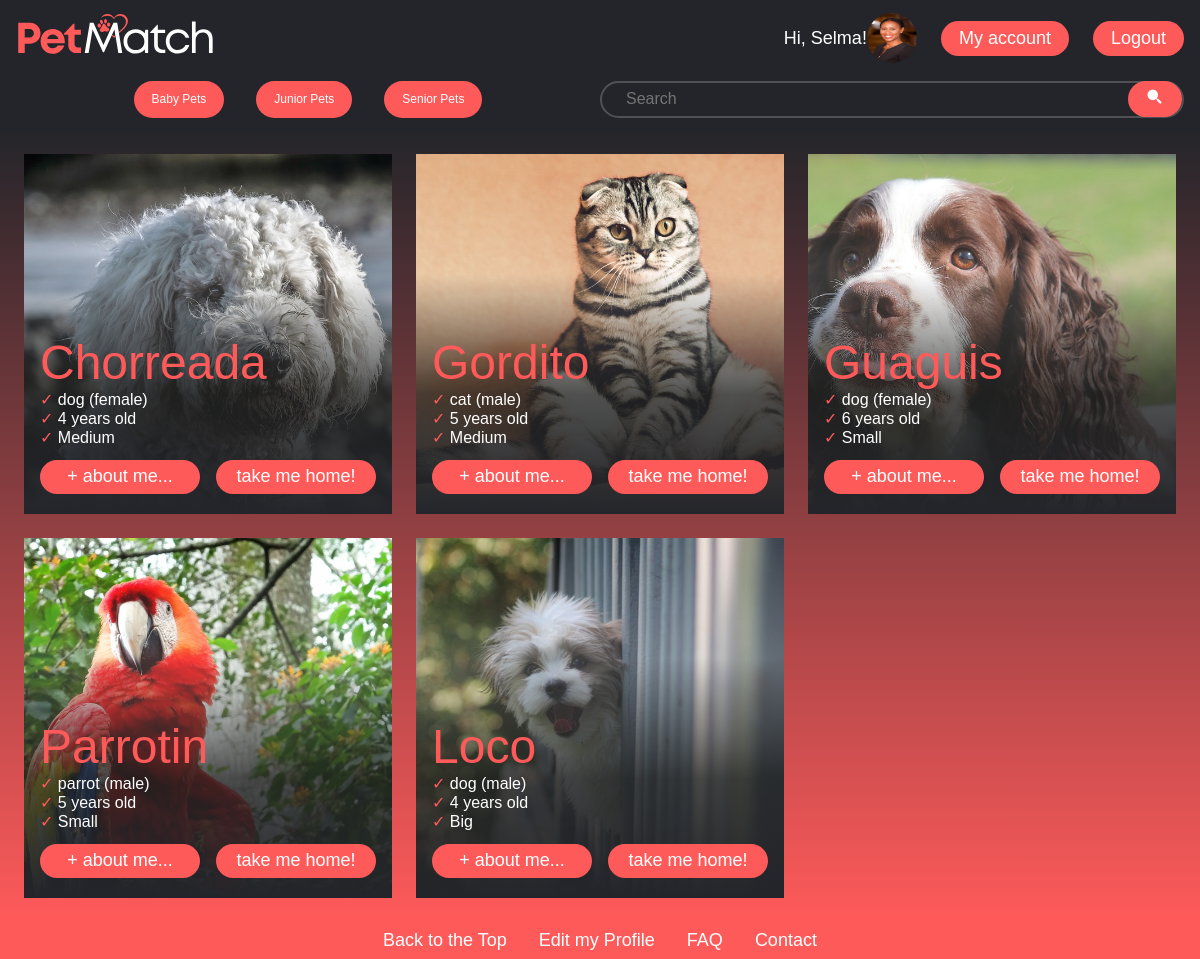
Screenshot of /home.php?age=junior (signed in) with the database file from the repository.
### tables this page shows
CREATE TABLE `users` (
  `id` int(11) NOT NULL,
  `first_name` varchar(255) NOT NULL,
  `last_name` varchar(255) NOT NULL,
  `email` varchar(255) NOT NULL,
  `password` varchar(256) NOT NULL,
  `date_of_birth` date NOT NULL,
  `address` varchar(255) NOT NULL,
  `phone_number` varchar(255) NOT NULL,
  `picture` varchar(255) DEFAULT NULL,
  `status` varchar(4) NOT NULL DEFAULT 'user'
);

CREATE TABLE `pets` (
  `id` int(11) NOT NULL,
  `pet_name` varchar(255) NOT NULL,
  `breed` varchar(100) NOT NULL,
  `pet_age` int(3) NOT NULL,
  `pet_size` varchar(255) NOT NULL,
  `pet_gender` varchar(10) NOT NULL,
  `vaccines` tinyint(1) NOT NULL,
  `pet_location` varchar(255) NOT NULL,
  `status` tinyint(1) NOT NULL,
  `pet_description` varchar(400) NOT NULL,
  `picture` varchar(255) DEFAULT NULL
);

### home.php (the view, shortened to what this page needs)
<?php
require_once "db_connect.php";
$id = $_SESSION["user"];
$layout = "";
$sqlPets = "SELECT * FROM `pets`";
if (isset($_GET['age'])) {
    if ($_GET['age'] === 'baby') {
        $sqlPets = "SELECT * FROM `pets` WHERE `pet_age` BETWEEN 0 AND 3";
    } elseif ($_GET['age'] === 'junior') {
        $sqlPets = "SELECT * FROM `pets` WHERE `pet_age` BETWEEN 4 AND 7";
    } elseif ($_GET['age'] === 'senior') {
        $sqlPets = "SELECT * FROM `pets` WHERE `pet_age` >= 8";
    }
}
$pResults = mysqli_query($conn, $sqlPets);
if (mysqli_num_rows($pResults) == 0) {
    $layout = "No pets found";
} else {
    $rows = mysqli_fetch_all($pResults, MYSQLI_ASSOC);
    foreach ($rows as $pet) {
        $layout .= "
        <div class='card' style='background-image: url(\"images/{$pet["picture"]}\");'>
        <div class='cardTitle'>
            <h1>{$pet["pet_name"]}</h1>
        </div>
        <div class='cardContent'>
            <p>&#10003; <span>{$pet["breed"]} (<span>{$pet["pet_gender"]}</span>)</span></p>
            <p>&#10003; <span><span>{$pet["pet_age"]} </span>years old</span></p>
            <p>&#10003; <span>{$pet["pet_size"]}</span></p>
        </div>
        <div class='cardBotones'>
            <button><a href='pet_details.php?id={$pet["id"]}'>+ about me...</a></button>
            <button><a href='adoption.php?id={$pet["id"]}'>take me home!</a></button>
        </div>
        </div>";
    }
}
?>
<!DOCTYPE html>
<html lang="en">
<head>
    <link rel="stylesheet" href="style.css">
    <link href='https://unpkg.com/boxicons@2.1.4/css/boxicons.min.css' rel='stylesheet'>
</head>
<body>
    <?php require_once "./components/navbar.php" ?>
    <div class="searchWrapper">
        <div class="buttons">
            <a href="home.php?age=baby"><button type="button">Baby Pets</button></a>
            <a href="home.php?age=junior"><button type="button">Junior Pets</button></a>
            <a href="home.php?age=senior"><button type="button">Senior Pets</button></a>
        </div>
        <form action="" method="post">
            <div class="search-input">
                <input type="text" placeholder="Search">
                <button type="button"><i class='bx bxs-search-alt-2'></i></button>
            </div>
        </form>
    </div>
    <div class="grid">
        <?= $layout ?>
    </div>
    <footer>
        <div class="footerNav">
            <a href="#">Back to the Top</a>
            <a href="#">Edit my Profile</a>
            <a href="#">FAQ</a>
            <a href="#">Contact</a>
        </div>
    </footer>
</body>
</html>

### components/navbar.php (shortened to what this page needs)
<?php
require_once "db_connect.php";
if ($id) {
    $sql = "SELECT * FROM `users` WHERE `id` = {$id}";
    $result = mysqli_query($conn, $sql);
    $person = mysqli_fetch_assoc($result);
}
?>
<header>
    <img class="logo" src="images/logo.svg" alt="logo">
    <a>Hi, <?= $person["first_name"]; ?>!</a>
    <img class="img-thumbnail" style="border-radius: 50%; width: 50px; height: 50px; align: center;" src="images/<?= $person["picture"] ?>">
    <nav class="navLinks">
        <a id="profilePic" href="edit_profile.php"><button>My account</button></a>
    </nav>
    <a class="" href="./logout.php?logout"><button>Logout</button></a>
</header>

### style.css (style rules this page uses)
* { box-sizing: border-box; margin: 0; padding: 0; font-family: Arial, sans-serif; font-weight: 500; }
li, a, button { font-size: 18px; color: rgb(255, 255, 255); text-decoration: none; list-style: none; }
.logo { height: 60px; margin-right: auto; cursor: pointer; }
.navLinks { display: inline-block; padding: 0px 1.5rem; }
button { padding: 4px 15px; background-color: #ff5a5a; border: 3px solid #24252a00; border-radius: 50px; cursor: pointer; transition: all 0.3s ease 0s; margin-top: 0.3rem; margin-bottom: 0.3rem; }
footer { background-color: rgba(255, 90, 90, 1); padding: 0.5rem; bottom: 0; width: 100%; }
.grid { display: grid; width: 100%; background: linear-gradient(#24252A, #ff5a5a); grid-template-columns: repeat(3, 1fr); gap: 1.5rem; padding: 1.5rem; }
.card { height: 45vh; min-width: 0; border-image: 1 fill linear-gradient( rgba(255, 255, 255, 0.001), rgba(255, 255, 255, 0.2),rgba(36, 37, 37, 0.8), rgba(36, 37, 42, 1)); background-size: cover; background-position: center; text-align: left; display: flex; flex-direction: column; justify-content: end; overflow: hidden; padding: 1rem; transition: transform 0.3s ease, box-shadow 0.3s ease; }
.cardTitle { color: #ff5a5a; font-size: 1.5rem; text-align: left; }
@media (min-width: 1025px) { .grid { grid-template-columns: repeat(3, 1fr); } }
.searchWrapper { display: flex; flex-direction: row; align-items: center; padding: .5rem 1rem .5rem 1rem; background-color: #24252A; }
.searchWrapper form { width: 100%; }
.search-input { display: flex; align-items: center; justify-content: spacecenter-between; background: transparent; border: 2px solid rgba(255, 255, 255, 0.2); border-radius: 40px; padding: 0rem 0rem 0rem 1.5rem; width: 100%; height: 2.3rem; }
.search-input input[type="text"] { background: transparent; border: none; outline: none; color: white; font-size: 16px; flex: 1; }

### rows the page displays
users: first_name "Selma", picture (picture)
pets: picture (picture), pet_name "Chorreada", breed "dog", pet_gender "female", pet_age "4", pet_size "Medium"
pets: picture (picture), pet_name "Gordito", breed "cat", pet_gender "male", pet_age "5", pet_size "Medium"
pets: picture (picture), pet_name "Guaguis", breed "dog", pet_gender "female", pet_age "6", pet_size "Small"
pets: picture (picture), pet_name "Parrotin", breed "parrot", pet_gender "male", pet_age "5", pet_size "Small"
pets: picture (picture), pet_name "Loco", breed "dog", pet_gender "male", pet_age "4", pet_size "Big"
